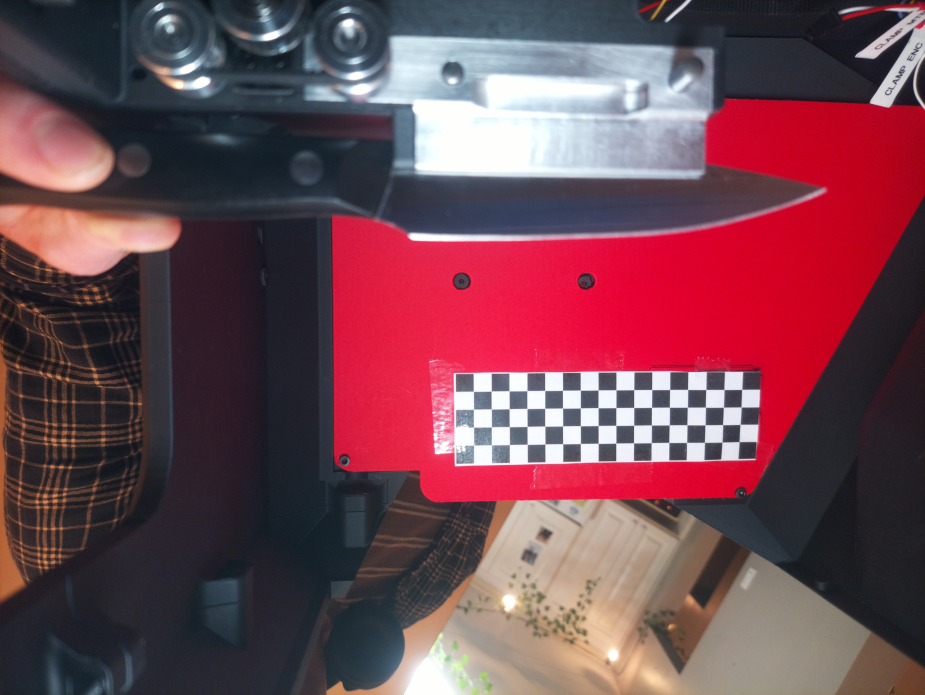
#> input picture temp.jpg, 4624 x 3472 px (shown at 1/5 size)
$ python -i blade_present.py   (imports and definitions only)
#> lines starting #> are read from the running program, lines starting #| are printed output that depends on the picture; after the words box and inside, x2 and y2 are one past the last pixel; in counts of white or black regions, pixels touching at a corner belong together
### Module/common.py
import cv2
# import pyautogui
import os
import numpy as np
import subprocess
from time import sleep

# [46 lines left out: functions dispImage, dispContour, getFilenames, flipZ, capture, not called in this run]

MAX_LOG_SIZE = 2 * 1024 * 1024  # 1 MB

def log(msg, debug=False):
    if debug: print(msg)
    log_path = "log.txt"
    if os.path.exists(log_path) and os.path.getsize(log_path) > MAX_LOG_SIZE:
        with open(log_path, "r") as f:
            lines = f.readlines()
        with open(log_path, "w") as f:
            f.writelines(lines[len(lines) // 2:])
    with open(log_path, "a") as f:
        f.write(msg + "\n")

### Module/blade_present.py
import cv2
import numpy as np
import common
from common import capture, log
from time import sleep, time

def blade_present(path, debug=False):
#> called with path = '../temp.jpg', debug = False
    img = cv2.imread(path)
#> img is the input picture: shape (3472, 4624, 3); mean B, G, R 81.6, 71.1, 114.3
    img = cv2.flip(img, -1) # flip it
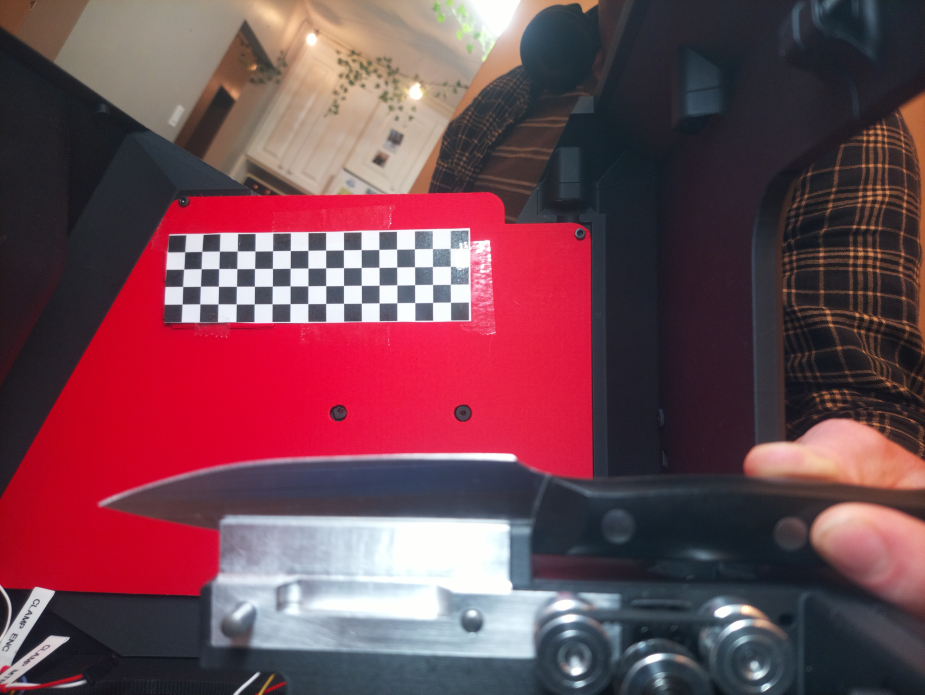
#> img: shape (3472, 4624, 3) (shown at 1/5 size); mean B, G, R 81.6, 71.1, 114.3

    # Crop region containing knife
    crop_x = [250, 2800]  # x range
    crop_y = [2100, 2800]   # y range
    img_crop = img[crop_y[0]:crop_y[1], crop_x[0]:crop_x[1]]
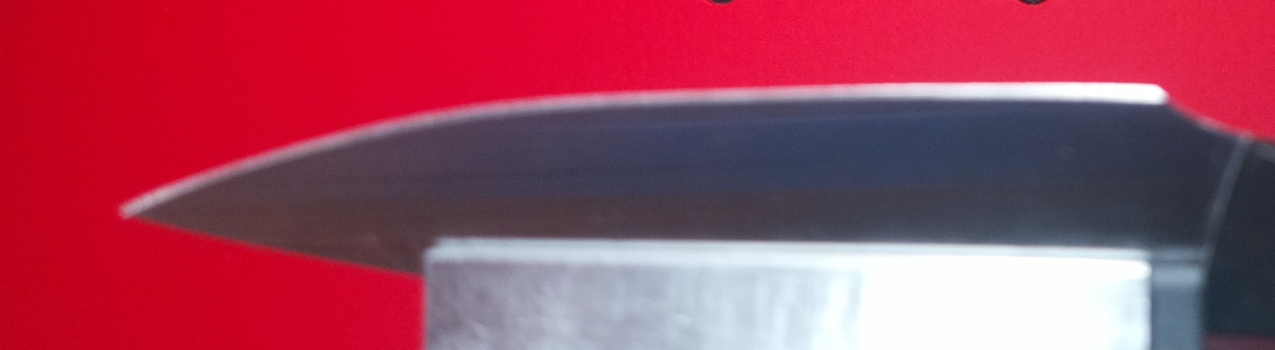
#> img_crop: shape (700, 2550, 3) (shown at 1/2 size); mean B, G, R 94.4, 69.9, 162
    #if debug: common.dispImage(img_crop, "cropped")
    # get dimensions
    h_crop, w_crop = img_crop.shape[:2]
#> h_crop = 700; w_crop = 2550
    # Mask red background in HSV and invert to get knife
    hsv = cv2.cvtColor(img_crop, cv2.COLOR_BGR2HSV)
#> hsv: shape (700, 2550, 3); mean H, S, V 143.7, 139.4, 170.8
    lower_red1 = np.array([0, 120, 45])
    upper_red1 = np.array([10, 255, 255])
    lower_red2 = np.array([170, 120, 45])
    upper_red2 = np.array([180, 255, 255])
    mask_red1 = cv2.inRange(hsv, lower_red1, upper_red1)
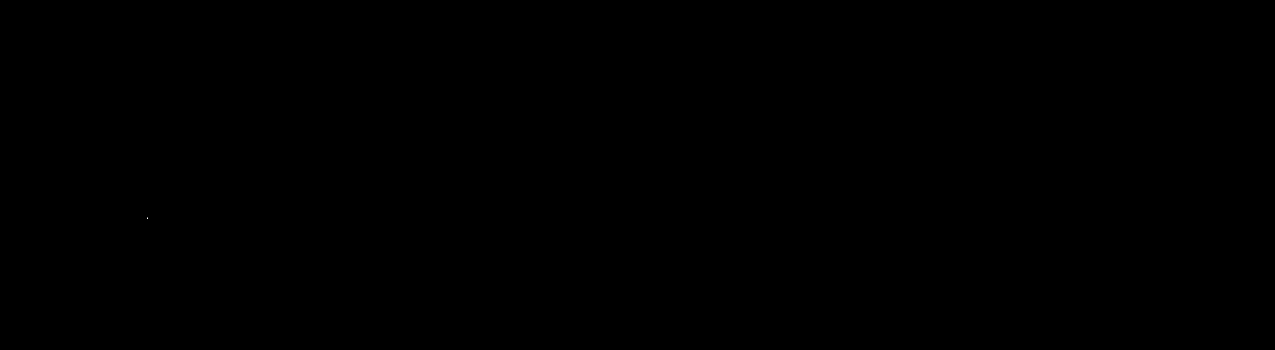
#> mask_red1: shape (700, 2550) (shown at 1/2 size); 0% white in thin lines or dots, all inside (x1, y1, x2, y2) = (294, 435, 296, 438)
    mask_red2 = cv2.inRange(hsv, lower_red2, upper_red2)
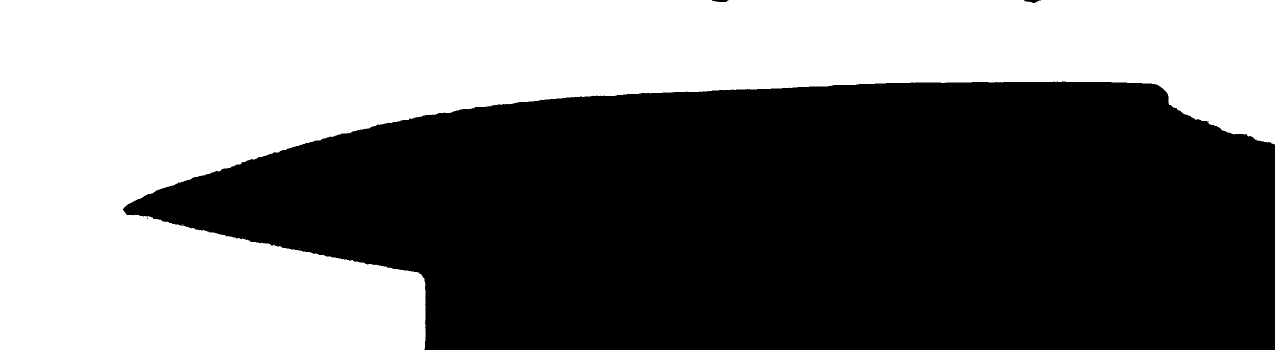
#> mask_red2: shape (700, 2550) (shown at 1/2 size); 45.4% white; 4 white regions (3 under 20 px), largest, box (x1, y1, x2, y2) and area: (0, 0, 2550, 700) 809838
    mask = cv2.bitwise_not(cv2.bitwise_or(mask_red1, mask_red2))
#> mask: shape (700, 2550); 54.6% white; 4 black regions (3 under 20 px), largest, box (x1, y1, x2, y2) and area: (0, 0, 2550, 700) 809842

    #if debug: common.dispContour(mask, None, "original mask")

    area_pixels = cv2.countNonZero(mask)
#> area_pixels = 975154
    total_pixels = h_crop * w_crop
#> total_pixels = 1785000
    area_fraction = area_pixels / total_pixels
#> area_fraction = 0.546
    log(f"Mask area: {area_pixels} px ({area_fraction*100:.2f}% of crop)", debug=debug)

    threshold = 0.5
    return area_fraction >= threshold

def wait_for_blade(timeout=90, debug=False):
    log("waiting for blade", debug=debug)

    path = "temp.jpg"
    start = time()

    while time() < start + timeout:
        sleep(2)
        if not capture():
            continue
        sleep(2)
        log("image taken at time " + str(time()-start), debug=debug)
        if blade_present(path, debug=False):
            log("Blade found", debug=debug)
            return True

    log("Did not find a blade", debug=debug)
    return False

# [2 lines not run here, left out]

>>> result = blade_present('../temp.jpg')
#> result = True
